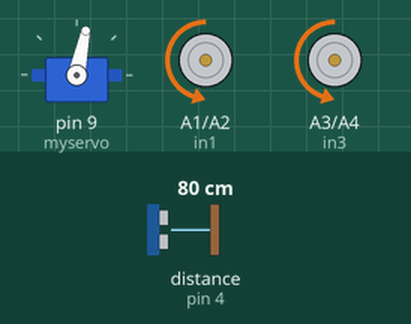
The sketch below on a simulated Arduino Uno, built with avr-gcc and run on an emulated ATmega328P. Shown: servo, motor-driver pin pairs drawn as motors (green arrow = first pin HIGH = forward, orange = second pin HIGH = backward, longer = more drive, scaled by the enable pin). Wiring (inferred from the names in the program): ultrasonic range finder: trigger pin 7; echo pin 4. The test bench sets the inputs (shaded band); at power-on: distance to the obstacle (sensor on pin 4) 80 cm. The echo pulse lasts 58.3 µs per cm.

Above: at 1.2 s.
1.3 s: distance to the obstacle (sensor on pin 4) set to 33 cm
2.8 s: distance to the obstacle (sensor on pin 4) set to 27 cm
At 3.4 s:
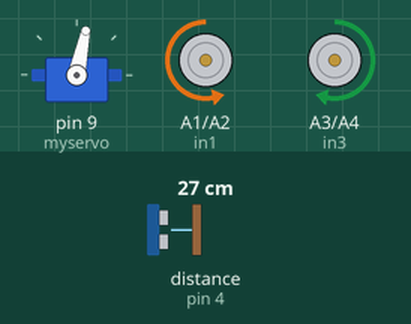
At 4.5 s:
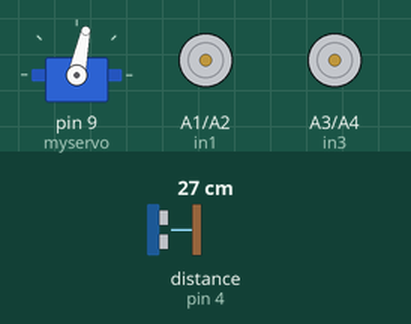
5.8 s: distance to the obstacle (sensor on pin 4) set to 35 cm
8.8 s: distance to the obstacle (sensor on pin 4) set to 2 cm
At 11.9 s:
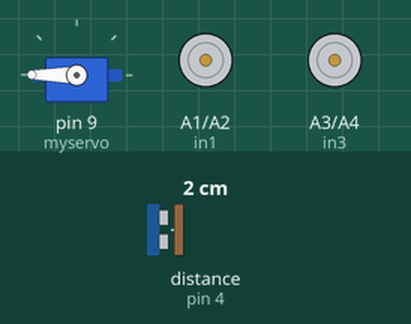
Timing chart, 0 to 12.8 s (numbered marks = the images above; inputs shaded):
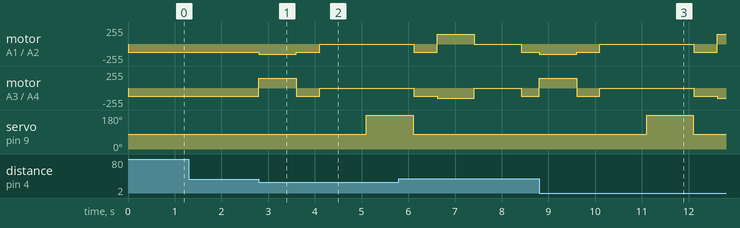

The sketch:

PW3_6Dec_AdditionalFeature_AvoidObstacle.ino
```cpp
#include <Servo.h>

Servo myservo;

int pos;    // Variable to store the servo position
int centerPosition = 78; // Real-world center alignment

#define in1 A1
#define in2 A2
#define in3 A3
#define in4 A4
#define enA 6
#define enB 5
#define trig 7
#define echo 4

float duration;
float distance;


void count1(){
  digitalWrite(trig, LOW);
  delayMicroseconds(2);
  digitalWrite(trig, HIGH);
  delayMicroseconds(10);
  digitalWrite(trig, LOW);
  duration = pulseIn(echo, HIGH);
  distance = duration * 0.034 / 2;
}

void move_straight() {
  digitalWrite(in1, LOW);
  digitalWrite(in2, HIGH);
  digitalWrite(in3, LOW);
  digitalWrite(in4, HIGH);
  analogWrite(enA, 120);
  analogWrite(enB, 120);
}

void turn_right() {
  digitalWrite(in1, LOW);
  digitalWrite(in2, HIGH);
  digitalWrite(in3, HIGH);
  digitalWrite(in4, LOW);
  analogWrite(enA, 150);
  analogWrite(enB, 150);
}

void stop() {
  digitalWrite(in1, LOW);
  digitalWrite(in2, LOW);
  digitalWrite(in3, LOW);
  digitalWrite(in4, LOW);
}

void turn_left() {
  digitalWrite(in1, HIGH);
  digitalWrite(in2, LOW);
  digitalWrite(in3, LOW);
  digitalWrite(in4, HIGH);
  analogWrite(enA, 150);
  analogWrite(enB, 150);
}

void setup() {
  pinMode(in1, OUTPUT);
  pinMode(in2, OUTPUT);
  pinMode(in3, OUTPUT);
  pinMode(in4, OUTPUT);
  pinMode(enA, OUTPUT);
  pinMode(enB, OUTPUT);
  pinMode(echo, INPUT);
  pinMode(trig, OUTPUT);

  myservo.attach(9);
  myservo.write(78);
}

void loop() {

  move_straight();

  count1();

  if (distance < 30){
    turn_right();
    delay(800);
    move_straight();
    delay(500);
    stop();
    delay(1000);

    myservo.write(180);
    delay(1000);
    count1();
    float distanceTemp = distance;
    myservo.write(78);
    delay(10);
    if(distanceTemp < 50){
      move_straight();
      delay(500);
    }

    turn_left();
    delay(800);
    stop();
    delay(1000);
  }
}
```

Measured:
- the behaviour switches between 31 and 30 cm on distance to the obstacle (sensor on pin 4) (found by bisection; images 0 and 1)
- after the input at 1.3 s, every drawn part: stays the same
- after the input at 2.8 s, motor on A1 (in1) / A2 (in2): backward 120/255 → backward 150/255 at once, → backward 120/255 0.80 s later, → stopped 0.50 s later; motor on A3 (in3) / A4 (in4): backward 120/255 → forward 150/255 at once, → backward 120/255 0.80 s later, → stopped 0.50 s later; servo on pin 9 (myservo): 78° → 180° after 2.3 s
